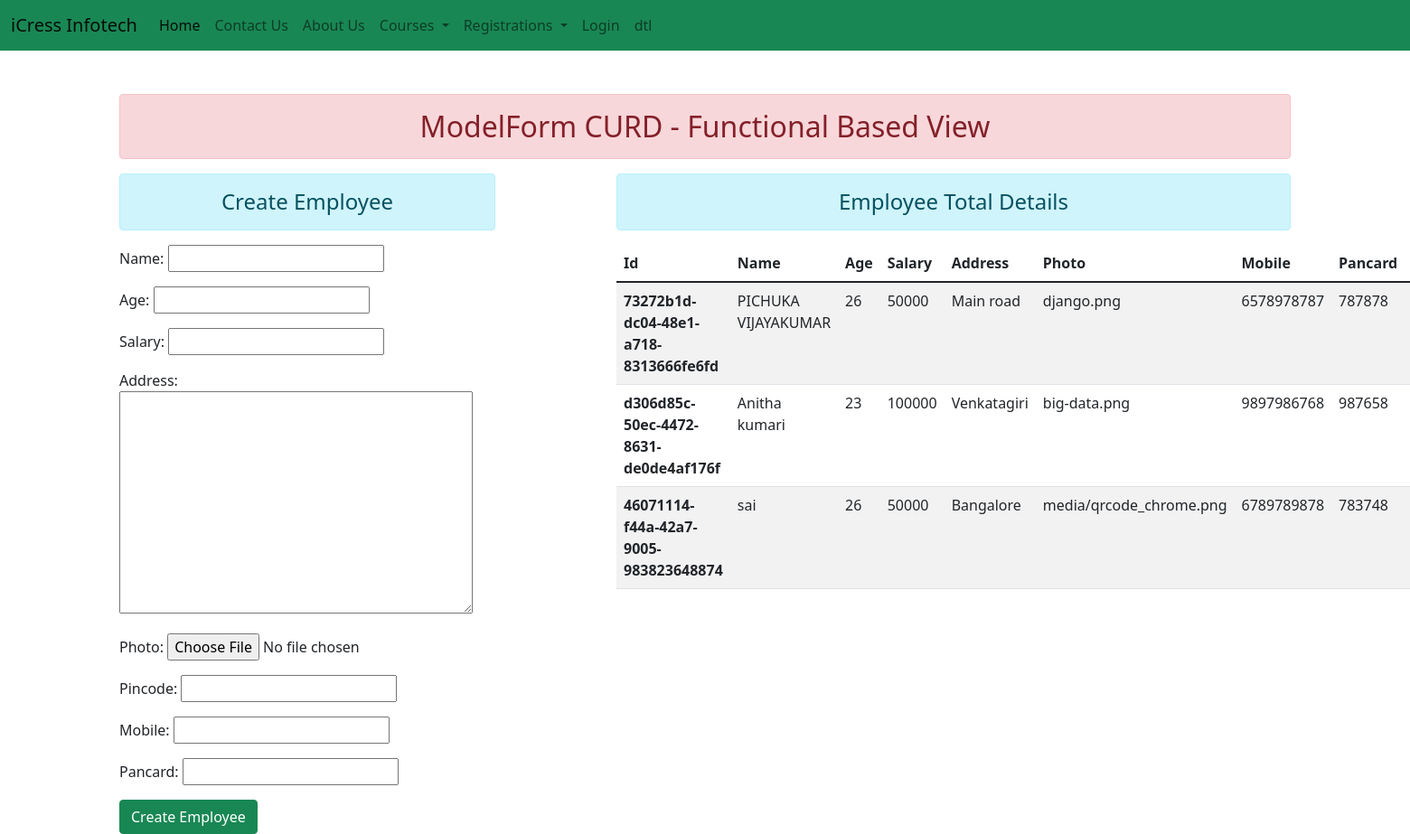
/employee_dashboard/, run on the app's committed database.
### Emp_MVS_app/models.py (models this page shows, shortened)
class Employee(models.Model):
    id = models.UUIDField(
        editable=False,default=uuid.uuid4,primary_key=True
    )
    name = models.CharField(max_length=256)
    age = models.IntegerField()
    salary = models.IntegerField()
    address = models.TextField()
    photo = models.ImageField(upload_to='media')
    pincode = models.CharField(max_length=6,validators=[pincode_regex])
    mobile = models.CharField(max_length=10,validators=[phone_regex])
    pancard = models.CharField(max_length=10,validators=[pan_regex])

### Emp_MVS_app/views.py (the view)
# urls.py: path('employee_dashboard/',views.EmployeeDashboard),
def EmployeeDashboard(request):
    if request.method == 'GET':
        emp_list = Employee.objects.all()
        emp_form = EmployeeForm()
        emp_dict = {
            'emp_list': emp_list,
            'emp_form': emp_form
        }
        return render(request, 'Emp_MVS_app/emp_dshboard.html', context=emp_dict)
    elif request.method == 'POST':
        emp_form = EmployeeForm(request.POST, request.FILES)
        if emp_form.is_valid():
            emp_form.save()
        return redirect('/employee_dashboard/')

### Emp_MVS_app/forms.py
class EmployeeForm(forms.ModelForm):
    class Meta:
        model = Employee
        fields = '__all__'

### templates/Emp_MVS_app/emp_dshboard.html (shortened to what this page needs)
{% extends 'layout.html' %}
{% block page_content %}
  <div class="container mt-5">
      <h2 class="text-center alert alert-danger">ModelForm CURD - Functional Based View</h2>
      <div class="row">
          <div class="col-sm-4">
              {% if is_updated %}
              <h4 class="text-center alert alert-info">Update Employee</h4>
              {% else %}
              <h4 class="text-center alert alert-info">Create Employee</h4>
              {% endif %}
              <form action="" method="POST" enctype="multipart/form-data">
                    {{emp_form.as_p}}
                  <div class="form-group">
                      {% if is_updated %}
                      <button type="submit" class="btn btn-success">Update Employee</button>
                        {% else %}
                      <button type="submit" class="btn btn-success">Create Employee</button>
                        {% endif %}
                  </div>
              </form>
          </div>
          <div class="col-sm-7 offset-1">
              <h4 class="text-center alert alert-info">Employee Total Details</h4>
                  <table class="table table-striped table-hover">
                    <thead>
                      <tr>
                        <th scope="col">Id</th>
                        <th scope="col">Name</th>
                        <th scope="col">Age</th>
                        <th scope="col">Salary</th>
                        <th scope="col">Address</th>
                        <th scope="col">Photo</th>
                        <th scope="col">Mobile</th>
                        <th scope="col">Pancard</th>
                        <th scope="col">Pincode</th>
                      </tr>
                    </thead>
                    <tbody>
                      <tr>
                          {% for employee in emp_list %}
                        <th scope="row">{{employee.id}}</th>
                        <td>{{employee.name}}</td>
                        <td>{{employee.age}}</td>
                        <td>{{employee.salary}}</td>
                        <td>{{employee.address}}</td>
                        <td>{{employee.photo}}</td>
                        <td>{{employee.mobile}}</td>
                        <td>{{employee.pincode}}</td>
                        <td>{{employee.pancard}}</td>
                            <tr>
{% endfor %}
          </div>
      </div>
  </div>
{% endblock %}

### templates/layout.html (shortened to what this page needs)
<!doctype html>
<html lang="en">
  <head>
    <link href="https://cdn.jsdelivr.net/npm/bootstrap@5.1.3/dist/css/bootstrap.min.css" rel="stylesheet">
  </head>
  <body>
  <nav class="navbar navbar-expand-lg navbar-light bg-success">
  <div class="container-fluid">
    <a class="navbar-brand" href="/home">iCress Infotech</a>
    <div class="collapse navbar-collapse" id="navbarNavDropdown">
      <ul class="navbar-nav">
        <li class="nav-item">
          <a class="nav-link active" aria-current="page" href="/home">Home</a>
        </li>
        <li class="nav-item">
          <a class="nav-link" href="#">Contact Us</a>
        </li>
        <li class="nav-item">
          <a class="nav-link" href="#">About Us</a>
        </li>
        <li class="nav-item dropdown">
          <a class="nav-link dropdown-toggle" href="#" id="navbarDropdownMenuLink" role="button" data-bs-toggle="dropdown" aria-expanded="false">
            Courses
          </a>
        </li>
        <li class="nav-item dropdown">
          <a class="nav-link dropdown-toggle" href="#" id="navbarDropdownMenuLink1" role="button" data-bs-toggle="dropdown" aria-expanded="false">
            Registrations
          </a>
        </li>
        <li class="nav-item">
          {% if user.is_authenticated %}
          <a class="nav-link" href="/login_app/user_logout/">Logout</a>
          {% else %}
            <a class="nav-link" href="/login_app/user_login/">Login</a>
          {% endif %}
        </li>
        <li class="nav-item">
          <a class="nav-link" href="#">dtl</a>
        </li>
      </ul>
    </div>
  </div>
</nav>
{% block page_content %}
{% endblock %}
  </body>
</html>

### data on the page
Employee: id "73272b1d-dc04-48e1-a718-8313666fe6fd", name "PICHUKA VIJAYAKUMAR", age "26", salary "50000", address "Main road", photo "django.png", mobile "6578978787", pincode "787878"
Employee: id "d306d85c-50ec-4472-8631-de0de4af176f", name "Anitha kumari", age "23", salary "100000", address "Venkatagiri", photo "big-data.png", mobile "9897986768", pincode "987658"
Employee: id "46071114-f44a-42a7-9005-983823648874", name "sai", age "26", salary "50000", address "Bangalore", photo "media/qrcode_chrome.png", mobile "6789789878", pincode "783748"
